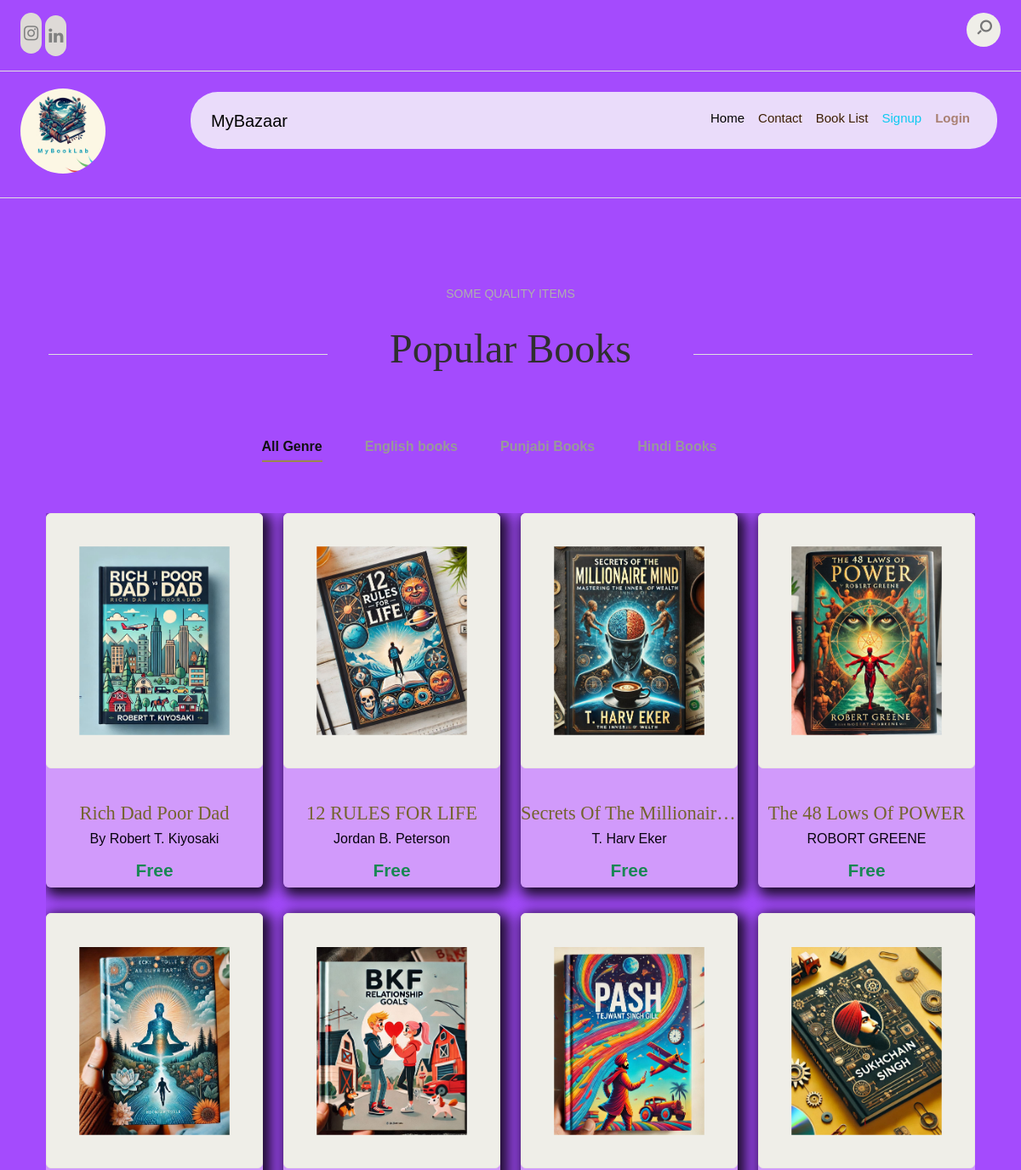
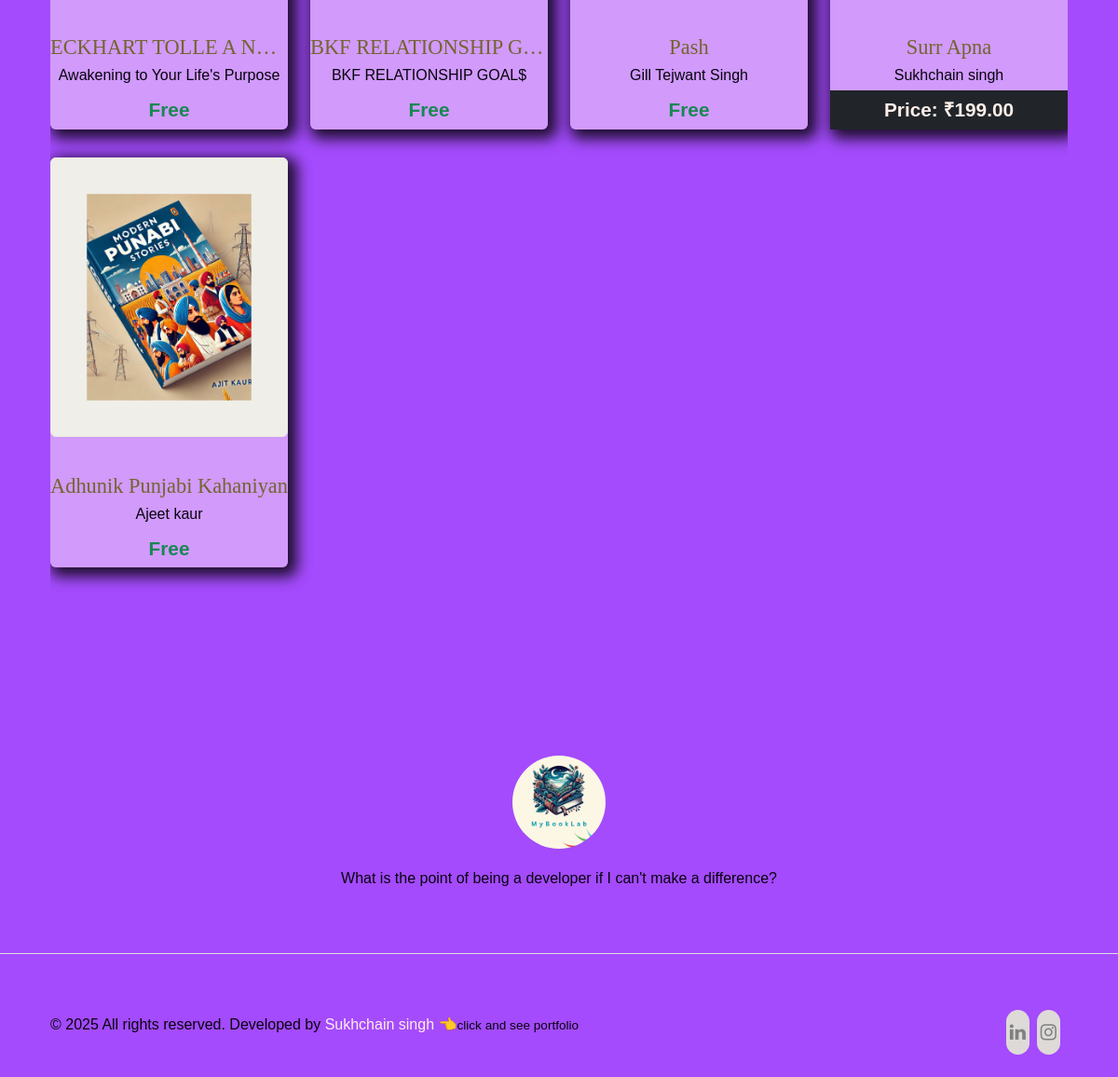
The page / on the database its author committed (2 pictures, top to bottom).
### BookLab_App/models.py (models this page shows, shortened)
class social_links(models.Model):
    name = models.CharField(max_length=50,blank=True, null=True)
    link = models.URLField(blank=True, null=True)
    uploaded_at = models.DateTimeField(auto_now_add=True)

class Categories(models.Model):
    id  = models.IntegerField(primary_key=True)
    name =  models.CharField(max_length=100,unique=True)
    description = models.TextField(null=True, blank=True)

class BooksLibrary(models.Model):
    title = models.CharField(max_length=200)
    author = models.CharField(max_length=100)
    category = models.ForeignKey(Categories,on_delete=models.CASCADE,related_name="book_library")
    decription_book = models.TextField(max_length=1000,blank=True, null=True)
    image = models.ImageField(upload_to='')
    pdf_file = models.FileField(upload_to='',blank=True, null=True)
    epub_file = models.FileField(upload_to='', blank=True, null=True)
    publication_date = models.DateField()
    book_language =  models.CharField(max_length=50,blank=True, null=True)
    uploaded_at = models.DateTimeField(auto_now_add=True)
    slug = models.SlugField(max_length=250,unique=True,blank=True,null=True)
    price  = models.DecimalField(max_digits=10,decimal_places=2,default=0.00)
    def is_free(self):
        return self.price == 0.00

### BookLab_App/views.py (the view)
# urls.py: path('',views.main_book_section,name='main_book_section'),
def main_book_section(request):
    categorie = Categories.objects.prefetch_related('book_library').all()
    books = BooksLibrary.objects.select_related('category').all()
    social_link = social_links.objects.all()
    bar_name_changes = topbar_changes.objects.all()
    context = {
        'categorie': categorie,
        'books': books,
        'social_link': social_link,
        'bar_name_changes': bar_name_changes
    }
    return render(request, 'booklibrary.html',context)

### templates/booklibrary.html (shortened to what this page needs)
{% extends "base.html" %}
{% load static %}
{% block content %}
<section id="popular-books" class="bookshelf py-5 my-5">
    <div class="container">
        <div class="row">
            <div class="col-md-12">
                <div class="section-header align-center">
                    <div class="title">
                        <span>Some quality items</span>
                    </div>
                    <h2 class="section-title">Popular Books</h2>
                </div>
                <ul class="tabs">
                    <li data-tab-target="#all-genre" class="active tab">All Genre</li>
                    {% for category in categorie %}
                    <li data-tab-target="#category-{{ category.id }}" class="tab">{{ category.name }}</li>
                    {% endfor %}
                </ul>
                <div class="tab-content">
                    <div id="all-genre" data-tab-content class="active">
                        <div class="row">
                            {% for category in categorie %}
                            {% for book in category.book_library.all %}
                            <div class="col-md-3">
                                <div class="product-item rounded-2 " style='-webkit-box-shadow: 5px 5px 15px 5px rgba(0,0,0,0.82);
box-shadow: 5px 5px 15px 5px rgba(0,0,0,0.82);background-color: rgba(255,234,250,0.5);'>
                                    <figure class="product-style">
                                        <a href="{% url 'BookDetail_view' slug=book.slug %}">
                                            <img src="{{ book.image.url }}" alt="Books" class="product-item img-fluid rounded">
                                        </a>
                                    </figure>
                                    <figcaption>
                                        <h3 onclick="toggleFullView(this)">{{ book.title }}</h3>
                                        <span>{{ book.author }}</span><br>
                                        {% if book.is_free %}
                                             <div class="item-price"><b class="text-success">Free</b></div>
                                        {% else %}
                                        <div class="item-price text-bg-dark"><b class="text-secondary">Price: ₹{{ book.price }}</b></div>
                                         {% endif %}
                                    </figcaption>
                                </div>
                            </div>
                            {% endfor %}
                            {% endfor %}
                        </div>
                    </div>
                </div>
            </div>
        </div>
    </div>
</section>
{% endblock %}

### templates/base.html (shortened to what this page needs)
{% load static %}
<!DOCTYPE html>
<html lang="en">
<head>
    <link href="https://cdn.jsdelivr.net/npm/bootstrap@5.3.1/dist/css/bootstrap.min.css" rel="stylesheet"
>
    <link href="https://stackpath.bootstrapcdn.com/font-awesome/4.7.0/css/font-awesome.min.css" rel="stylesheet">
    <link rel="stylesheet" type="text/css" href="{% static 'css/vendor.css' %}">
    <link rel="stylesheet" type="text/css" href="{% static 'css/normalize.css' %}">
    <link rel="stylesheet" type="text/css" href="{% static 'style.css' %}">
    <link rel="stylesheet" href="{% static 'icomoon/icomoon.css' %}">
</head>
<body data-bs-spy="scroll" data-bs-target="#header" tabindex="0" class = "body-custom">
    <div id="header-wrap" class="custom-header">
        <div class="top-content">
            <div class="container-fluid">
                <div class="row">
                    <div class="col-md-6">
                        <div class="social-links">
                            <ul class="d-flex align-items-center justify-content-start ">
                                {% for link in social_link %}
                                <li class="p-1  custom-link rounded-4 me-1">
                                    <a href="{{ link.link }}" target="_blank">
                                        <i class="fa fa-{{ link.name|lower }}"></i>
                                    </a>
                                </li>
                                {% endfor %}
                            </ul>
                        </div>
                    </div>
                    <div class="col-md-6">
                        <div class="right-element">
                            <div class="action-menu">
                                <div class="search-bar">
                                    <a href="{% url 'search' %}" class="search-button search-toggle" onclick="toggleSearchBar()">
                                        <i class="icon icon-search"></i>
                                    </a>
                                </div>
                            </div>
                        </div>
                    </div>
                </div>
            </div>
        </div>
    </div>
        <header id="header" class=""  style="background-color:rgb(164, 75, 253);">
            <div class="container-fluid">
                <div class="row">
                    <div class="col-md-2">
                        <div class="main-logo  w-100 mb-2">
                            {% if bar_name_changes.logo %}
                                <img src="{{ bar_name_changes.logo.url }}" alt="logo" class="rounded-logo">
                            {% else %}
                                <img src="{% static 'images/MyBookLab.png' %}" alt="logo" class="rounded-logo" style="">
                            {% endif %}
                        </div>
                    </div>
                    <div class="col-md-10">
                        <nav id="navbar" class="navbar navbar-expand-lg navbar-light  rounded-5 m-1" style="background-color:rgb(234, 220, 250); color:black; ">
                            <div class="container-fluid">
                                {% if bar_name_changes.menu_name %}
                                    <a class="navbar-brand" href="/">{{bar_name_changes.menu_name}}</a>
                                {% else %}
                                    <a class="navbar-brand " href="/">MyBazaar</a>
                                {% endif %}
                                <div class="collapse navbar-collapse" id="navbarNav">
                                    <ul class="navbar-nav ms-auto navbar-nav-custom">
                                        <li class="nav-item"><a class="nav-link active"  href="/">Home</a></li>
                                        <li class="nav-item"><a class="nav-link" href="{% url "contect_view" %}">Contact</a></li>
                                        <li class="nav-item"><a class="nav-link" href="{% url "book_list" %}">Book List</a></li>
        {% if request.user.is_authenticated %}
        <li class="nav-item">
            <a class="nav-link link-danger" href="{% url 'logout_view' %}">Logout</a>
        </li>
    {% else %}
        <li class="nav-item">
            <a class="nav-link link-info" href="{% url 'signup_view' %}">Signup</a>
        </li>
        <li class="nav-item">
            <a class="nav-link link-primary fw-bold" href="{% url 'login_view' %}">Login</a>
        </li>
    {% endif %}
                                    </ul>
                                </div>
                            </div>
                        </nav>
                    </div>
                </div>
            </div>
        </header>
    {% block content %}{% endblock %}
    <footer id="footer" class="d-flex justify-content-center align-items-center text-center py-4">
            <div class="row justify-content-center">
                <div class="col-md-15">
                            {% if bar_name_changes.logo %}
                                <img src="{{ bar_name_changes.logo }}" alt="logo" class="rounded-logo mb-3">
                            {% else %}
                                <img src="{% static 'images/MyBookLab.png' %}" alt="logo" class="footer-logo rounded-logo mb-3">
                            {% endif %}
                            <div class='d-flex justify-content-center'>
                                <p>What is the point of being a developer if I can't make a difference?</p>
                            </div>
                </div>
            </div>
    </footer>
    <div id="footer-bottom">
        <div class="container">
            <div class="row">
                <div class="col-md-12">
                    <div class="copyright">
                        <div class="row">
                            <div class="col-md-8 ">
                                <p>© 2025 All rights reserved. Developed by <a href="https:///codexsukh.onrender.com" target="_blank" class='link-secondary'>Sukhchain singh 👈</a><small>click and see portfolio</small></p>
                            </div>
                            <div class="col-md-4">
                                {% for link in social_link %}
                                    <div class="social-links align-right">
                                        <ul>
                                            <li class='p-1 custom-link rounded-4 me-2'><a href="{{ link.link }}"><i class="fa fa-{{ link.name }}"></i></a></li>
                                        </ul>
                                    </div>
                                {% endfor %}
                            </div>
                        </div>
                    </div>
                </div>
            </div>
        </div>
    </div>
</body>
</html>

### static/icomoon/icomoon.css (style rules this page uses)
[class^="icon-"], [class*=" icon-"] { font-family: 'icomoon' !important; speak: never; font-style: normal; font-weight: normal; font-variant: normal; text-transform: none; line-height: 1; -webkit-font-smoothing: antialiased; -moz-osx-font-smoothing: grayscale; }
.icon-search:before { content: "\e905"; }

### templates/base.html (style rules this page uses)
.rounded-logo { border-radius: 50%; width: 100px; }
.search-bar { display: flex; align-items: center; justify-content: flex-end; }
.body-custom { background-color: rgb(164, 75, 253); color: rgb(7, 3, 15); }
.custom-header { background-color: rgb(164, 75, 253); }
.navbar { color: black; }
.nav-link { color: rgb(61, 31, 4); }
.custom-link { background-color: rgb(222, 218, 215); }
.social-links ul { list-style: none; padding: 0; margin: 0; }
.social-links ul li { display: inline-block; }
.social-links ul li a { color: gray; text-decoration: none; font-size: 20px; }
.navbar-nav-custom li a { font-size: 15px; }

### templates/booklibrary.html (style rules this page uses)
.product-item img { width: 100%; height: 300px; object-fit: cover; border-radius: 5px; }
figcaption h3 { font-size: 16px; font-weight: bold; line-height: 1.2; white-space: nowrap; overflow: hidden; text-overflow: ellipsis; margin-bottom: 10px; cursor: pointer; }

### rows shown on the page
Categories: name "English books"
Categories: name "Punjabi Books"
Categories: name "Hindi Books"
BooksLibrary: image (picture), title "Rich Dad Poor Dad", author "By Robert T. Kiyosaki", price "Free"
BooksLibrary: image (picture), title "12 RULES FOR LIFE", author "Jordan B. Peterson", price "Free"
BooksLibrary: image (picture), title "Secrets Of The Millionair…", author "T. Harv Eker", price "Free"
BooksLibrary: image (picture), title "The 48 Lows Of POWER", author "ROBORT GREENE", price "Free"
BooksLibrary: image (picture), title "ECKHART TOLLE A N…", author "Awakening to Your Life's Purpose", price "Free"
BooksLibrary: image (picture), title "BKF RELATIONSHIP G…", author "BKF RELATIONSHIP GOAL$", price "Free"
BooksLibrary: image (picture), title "Pash", author "Gill Tejwant Singh", price "Free"
BooksLibrary: image (picture), title "Surr Apna", author "Sukhchain singh", price "199.00"
BooksLibrary: image (picture), title "Adhunik Punjabi Kahaniyan", author "Ajeet kaur", price "Free"
